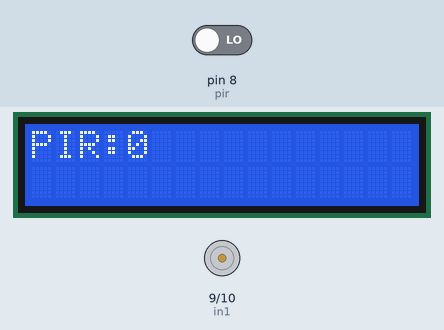
This sketch was run on a simulated Arduino Uno, built with avr-gcc and run on an emulated ATmega328P. On the bench: 16×2 character LCD, motor-driver pin pairs drawn as motors (green arrow = first pin HIGH = forward, orange = second pin HIGH = backward, longer = more drive). Inputs (shaded band) come from the test bench; at power-on: pin 8 (pir) LOW.

Above: at 0.97 s.
1.3 s: pin 8 (pir) driven HIGH
At 3.1 s:
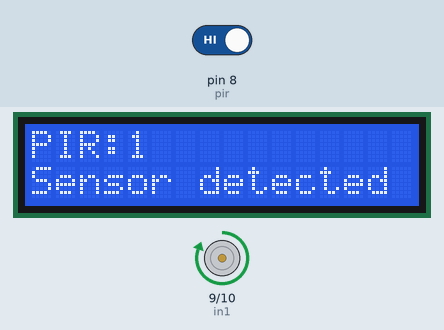
At 4.2 s:
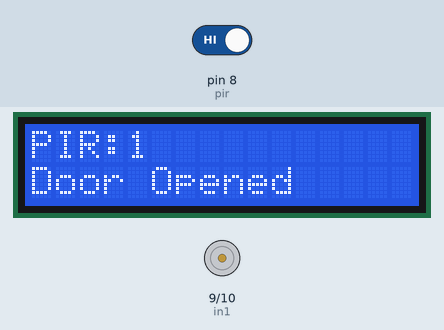
4.3 s: pin 8 (pir) driven LOW
At 7.5 s:
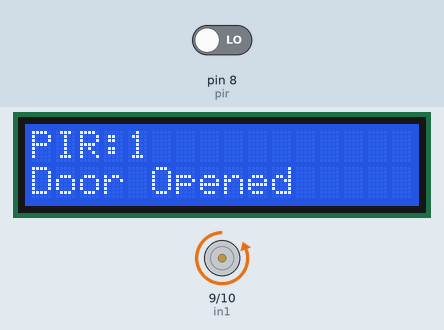
Timing chart, 0 to 9.6 s (numbered marks = the images above; inputs shaded):
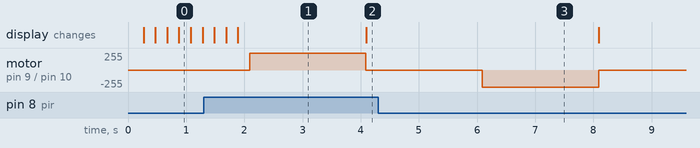

Measured:
- after the input at 1.3 s, motor on pin 9 (in1) / pin 10 (in2): stopped → forward 255/255 after 0.79 s, → stopped 2.0 s later; the display: first differs from a run without the input after 0.39 s (image 1 shows a later state)
- after the input at 4.3 s, motor on pin 9 (in1) / pin 10 (in2): stopped → backward 255/255 after 1.8 s, → stopped 2.0 s later
- what the display in image 1 shows lasts 2.2 s, from 1.9 s to 4.1 s

The sketch:

sketch_may21a.ino
```cpp
#include<LiquidCrystal.h>
LiquidCrystal lcd(2, 3, 4, 5, 6, 7);
#define pir 8

#define in1 9
#define in2 10

void setup()
{
  lcd.begin(16, 2);
  pinMode(pir, INPUT);
  pinMode(in1, OUTPUT);
  pinMode(in2, OUTPUT);
}

void loop()
{
  int pir_data = digitalRead(pir);
  lcd.clear();
  lcd.setCursor(0, 0);
  lcd.print("PIR:" + String(pir_data)); delay(200);
  if (pir_data == HIGH)
  {
    lcd.setCursor(0, 1);
    lcd.print("Sensor detected  "); delay(200);
    open_door(2000);
    lcd.setCursor(0, 1);
    lcd.print("Door Opened      "); delay(2000);
    while(digitalRead(pir) == HIGH);

    close_door(2000);
    lcd.setCursor(0, 1);
    lcd.print("Door Closed      "); delay(2000);
  }
  if (pir_data == LOW)
  {
    lcd.setCursor(0, 1);
    lcd.print("Sensor not detect"); delay(200);
  }
}


void open_door(int Time)
{
  digitalWrite(in1, HIGH);
  digitalWrite(in2, LOW);
  delay(Time);
  digitalWrite(in1, LOW);
  digitalWrite(in2, LOW);
}

void close_door(int Time)
{
  digitalWrite(in1, LOW);
  digitalWrite(in2, HIGH);
  delay(Time);
  digitalWrite(in1, LOW);
  digitalWrite(in2, LOW);
}
```
